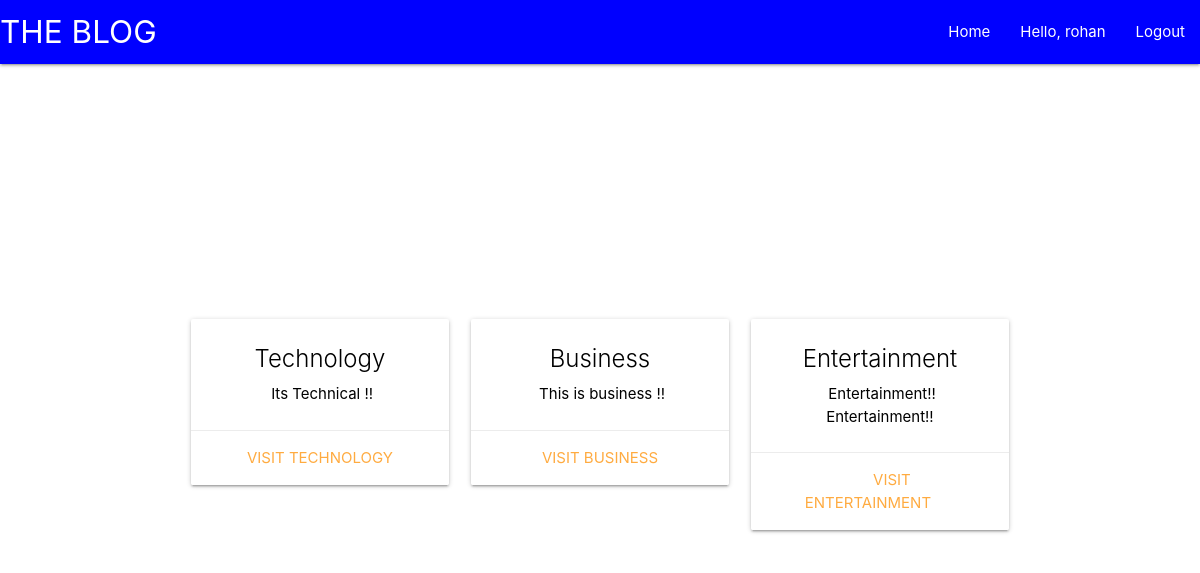
The app's page / (signed in) with its own data.
### blog_index/models.py (models this page shows, shortened)
class BlogCategory(models.Model):
	blog_category = models.CharField(max_length = 200)
	blog_summary = models.CharField(max_length = 200)
	category_slug = models.CharField(max_length = 200)
	class Meta:
		verbose_name_plural = 'Categories'

### blog_index/views.py (the view)
# urls.py: path('',views.index, name='index'),
def index(request):
	return render(request = request,
			template_name ='main/categories.html',
			context = {'Blogs':BlogCategory.objects.all()}
		)

### blog_index/templates/main/categories.html (shortened to what this page needs)
{% extends "main/index.html" %}
{% block content %}
<br><br><br><br><br><br><br><br><br><br>
<div class="row">
 	{% for blog in Blogs %}
    <div class="col s12 m6 l4">
        <a href="{{blog.category_slug}}", style="color:#000">
        <div class="card hoverable">
            <div class="card-content">
        <center>  <span class="card-title">{{blog.blog_category}}</span></center>
          <center><p>&nbsp;{{blog.blog_summary}}</p></center>
        </div>
        <div class="card-action">
          	<center><a href="#">Visit {{blog.blog_category}}</a></center>
        </div>
      </div>
    </div>
    {% endfor %}
  </div>
{% endblock %}

### blog_index/templates/main/includes/navbar.html
<nav>
    <div class="nav-wrapper" style="background-color: blue; color: red">
      <a href="/" class="brand-logo">THE BLOG</a>
      <ul id="nav-mobile" class="right hide-on-med-and-down">
        <li><a href="/">Home</a></li>
        {% if user.is_authenticated %}
        <li><a href="/account">Hello, {{user.username}}</a></li>
        <li><a href="/logout">Logout</a></li>
        {% else %}
        <li><a href="/register">Register</a></li>
        <li><a href="/login">Login</a></li>
        {% endif %}
      </ul>
    </div>
</nav>

### records on screen
BlogCategory: blog_category "Technology", blog_summary "Its Technical !!", blog_category "TECHNOLOGY"
BlogCategory: blog_category "Business", blog_summary "This is business !!", blog_category "BUSINESS"
BlogCategory: blog_category "Entertainment", blog_summary "Entertainment!! Entertainment!!", blog_category "ENTERTAINMENT"

### other values on screen
{{ user.username }} "rohan"
